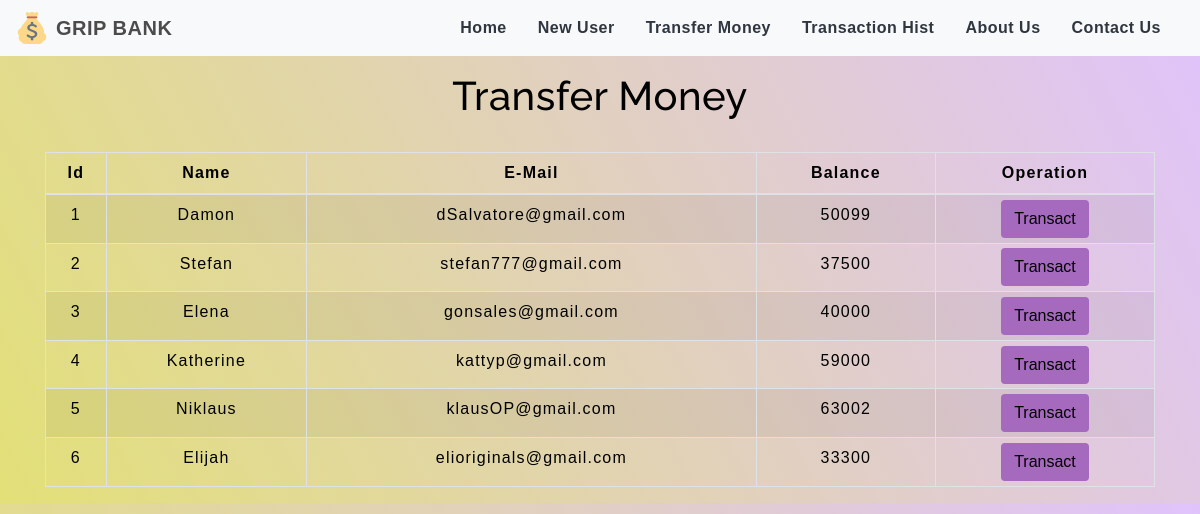
The app's page /transfermoney.php with its own data.
### tables this page shows
CREATE TABLE `users` (
  `id` int(3) NOT NULL,
  `name` text NOT NULL,
  `email` varchar(30) NOT NULL,
  `balance` int(8) NOT NULL
);

### transfermoney.php (the view, shortened to what this page needs)
<!DOCTYPE html>
<html lang="en">
<head>
    <link rel="stylesheet" href="https://maxcdn.bootstrapcdn.com/bootstrap/4.0.0/css/bootstrap.min.css">
    <link rel="stylesheet" type="text/css" href="css/table.css">
    <link rel="stylesheet" type="text/css" href="css/navbar.css">
</head>
<body style="background-image: linear-gradient(62deg, #e2e078 0%, #E0C3FC 100%);">
<?php
    include 'config.php';
    $sql = "SELECT * FROM users";
    $result = mysqli_query($conn,$sql);
?>
<?php
  include 'navbar.php';
?>
<div class="container">
        <h2 class="text-center pt-4" style="color : black;">Transfer Money</h2>
        <br>
            <div class="row">
                <div class="col">
                    <div class="table-responsive-sm">
                    <table class="table table-hover table-sm table-striped table-condensed table-bordered" style="border-color:black;">
                        <thead style="color : black;">
                            <tr>
                            <th scope="col" class="text-center py-2">Id</th>
                            <th scope="col" class="text-center py-2">Name</th>
                            <th scope="col" class="text-center py-2">E-Mail</th>
                            <th scope="col" class="text-center py-2">Balance</th>
                            <th scope="col" class="text-center py-2">Operation</th>
                            </tr>
                        </thead>
                        <tbody>
                <?php
                    while($rows=mysqli_fetch_assoc($result)){
                ?>
                    <tr style="color : black;">
                        <td class="py-2"><?php echo $rows['id'] ?></td>
                        <td class="py-2"><?php echo $rows['name']?></td>
                        <td class="py-2"><?php echo $rows['email']?></td>
                        <td class="py-2"><?php echo $rows['balance']?></td>
                        <td><a href="selecteduserdetail.php?id= <?php echo $rows['id'] ;?>"> <button type="button" class="btn" style="background-color : #A569BD;">Transact</button></a></td>
                    </tr>
                <?php
                    }
                ?>
                        </tbody>
                    </table>
                    </div>
                </div>
            </div>
         </div>
</body>
</html>

### navbar.php (shortened to what this page needs)
<nav class="navbar fixed-top navbar-expand-md bg-light">
<img src="img/favicon-32x32.png" alt="" class="mr-2">
<a class="navbar-brand" href="index.php" style="color : light-blue;"><b>GRIP BANK</b></a>
<div class="collapse navbar-collapse" id="collapsibleNavbar">
      <ul class="navbar-nav ml-auto">
        <li class="nav-item">
          <a class="nav-link" href="index.php" style="color : light-blue;"><b>Home</b></a>
        </li>
        <li class="nav-item">
          <a class="nav-link" href="createuser.php" style="color : light-blue;"><b>New User</b></a>
        </li>
        <li class="nav-item">
          <a class="nav-link" href="transfermoney.php" style="color : light-blue;"><b>Transfer Money</b></a>
        </li>
        <li class="nav-item">
          <a class="nav-link" href="transactionhistory.php" style="color : light-blue;"><b>Transaction Hist</b></a>
        </li>
        <li class="nav-item">
          <a class="nav-link" href="index.php#about" style="color : light-blue;"><b>About Us</b></a>
        </li>
        <li class="nav-item">
          <a class="nav-link" href="index.php#contact" style="color : light-blue;"><b>Contact Us</b></a>
        </li>
    </div>
 </nav><br><br>

### css/table.css (style rules this page uses)
* { padding: 0; margin: 0; box-sizing: border-box; font-family: sans-serif; }
h2 { font-size: 40px; }
table { letter-spacing: 1.2px; }
td { text-align: center; }
button { border:none; background: #d9d9d9; transition: 1s; }

### css/navbar.css (style rules this page uses)
.nav-link { margin-right: 15px; color:#2F363F; letter-spacing: 0.5px; transition: 0.5s; }
.navbar-brand { color: #4C4B4B; letter-spacing: 0.5px; }
h2 { color: #4C4B4B; letter-spacing: 0.5px; font-family: raleway; }

### transfermoney.php (style rules this page uses)
button { transition: 1.5s; }

### records on screen
users: id "1", name "Damon", email "dSalvatore@gmail.com", balance "50099"
users: id "2", name "Stefan", email "stefan777@gmail.com", balance "37500"
users: id "3", name "Elena", email "gonsales@gmail.com", balance "40000"
users: id "4", name "Katherine", email "kattyp@gmail.com", balance "59000"
users: id "5", name "Niklaus", email "klausOP@gmail.com", balance "63002"
users: id "6", name "Elijah", email "elioriginals@gmail.com", balance "33300"
